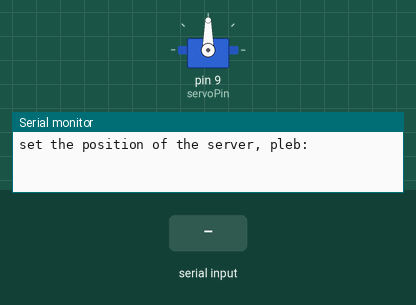
This sketch was run on a simulated Arduino Uno, built with avr-gcc and run on an emulated ATmega328P. Parts: servo, the last lines printed to the serial monitor. The inputs (shaded band) are chosen by the test bench.

Above: at 1.2 s.
1.3 s: "30,150\n" received over Serial
At 2.8 s:
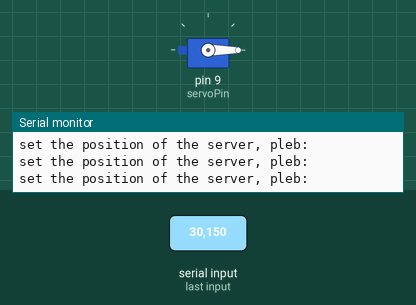
3.8 s: "90,45\n" received over Serial
At 4.6 s:
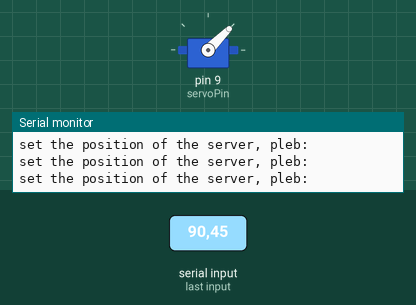
6.3 s: "200\n" received over Serial
At 7.1 s:
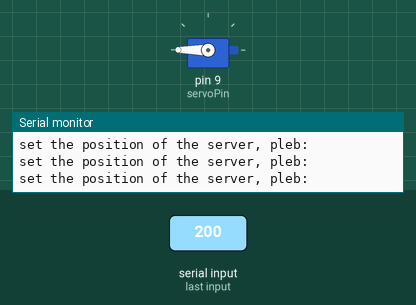
Timing chart, 0 to 9.3 s (numbered marks = the images above; inputs shaded):
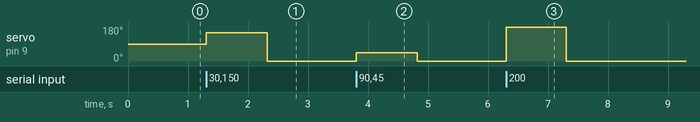

The sketch:

servoserialpos.ino
```cpp
#include <Servo.h>   //load servo library

int pos=0;
int potPin=A0;
int servoPin=9;
int servoDelay=100;
Servo directional; //create a servo object called directional

void setup() {
  // put your setup code here, to run once:
 Serial.begin(9600);
 directional.attach(servoPin);
}

void loop() {
  // put your main code here, to run repeatedly:

  Serial.println("set the position of the server, pleb: ");
  while (Serial.available()==0) {}

  pos=Serial.parseInt(); // takes the number the user gives and puts it in pos variable

  directional.write(pos);  // write pos to the servo

}
```

Measured:
- after the input at 1.3 s, servo on pin 9 (servoPin): 90° → 150° at once, → 0° 1.0 s later
- after the input at 3.8 s, servo on pin 9 (servoPin): 0° → 45° at once, → 0° 1.0 s later
- after the input at 6.3 s, servo on pin 9 (servoPin): 0° → 180° at once, → 0° 1.0 s later
